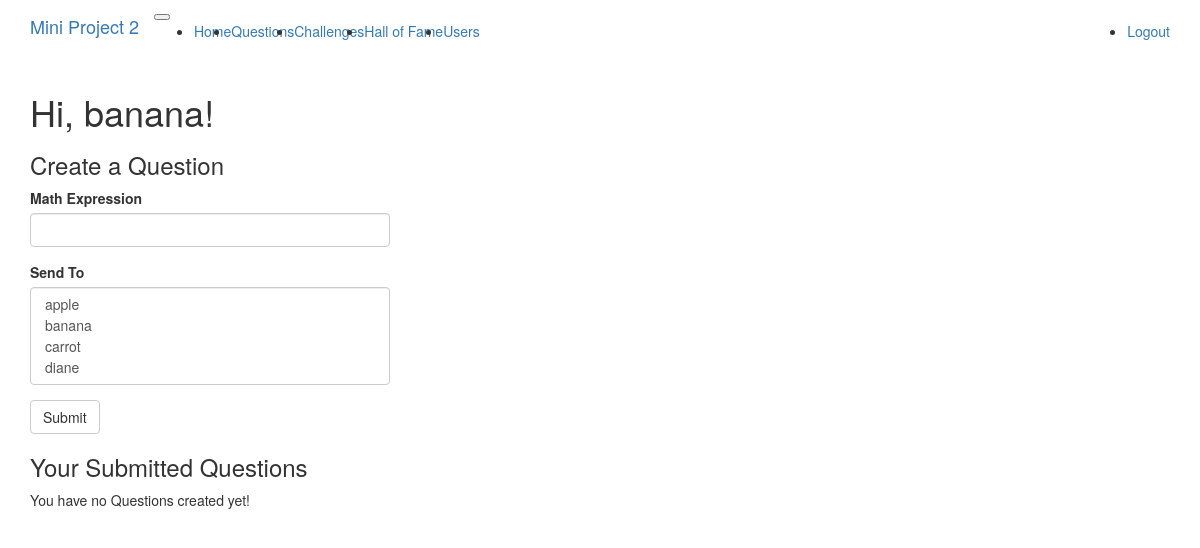
/questions (signed in), run on an earlier commit of the app's database.
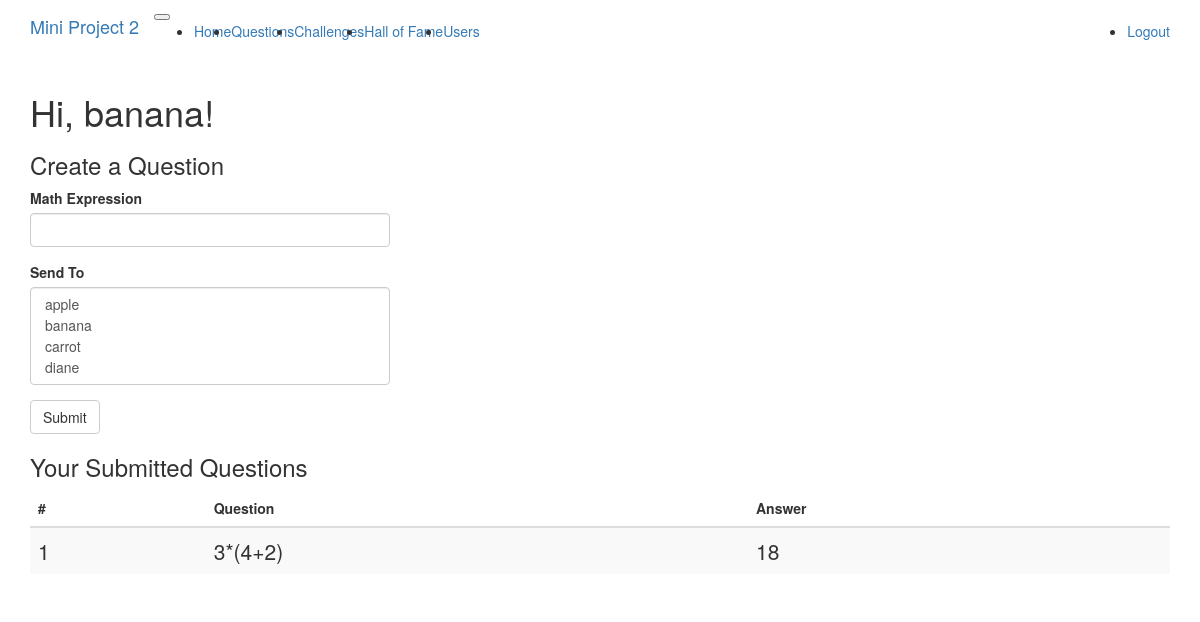
And on a later commit of the database.
### app/models.py (models this page shows, shortened)
class User(UserMixin, db.Model):
	__tablename__ = 'user'
	id = db.Column(db.Integer, primary_key=True)
	username = db.Column(db.String(64), index=True, unique=True)
	password_hash = db.Column(db.String(128))
	questions = db.relationship('Question', backref='from_user',
								lazy='dynamic')
	challenges = db.relationship('Challenge', secondary=association_table,
								backref=db.backref('to_user'),
								lazy='dynamic')
	records = db.relationship('TimeRecord',
								backref=db.backref('user_challenge'),
								lazy='dynamic')

class Question(db.Model):
	__tablename__ = 'question'
	id = db.Column(db.Integer, primary_key=True)
	expression = db.Column(db.String(255))
	answer = db.Column(db.Integer)
	author = db.Column(db.Integer, db.ForeignKey('user.id'))
	challenge = db.relationship("Challenge", uselist=False, back_populates="question")

### app/routes.py (the view, shortened to what this page needs)
@application.route('/questions', methods=['GET','POST'])
@login_required
def questions():
	questions = current_user.questions.all()
	form = CreateQuestionForm()
	users = User.query.all()
	userlist = [(u.username, u.username) for u in users]
	form.assign_to.choices=userlist
	return render_template('questions.html', title='Questions',
							user=current_user,
							questions=questions,
							form=form)

### app/forms.py
class CreateQuestionForm(FlaskForm):
	expression = StringField('Math Expression', validators=[DataRequired()])
	assign_to = SelectMultipleField('Send To', validators=[DataRequired()])
	submit = SubmitField('Submit')

### app/models.py (called while the page is built)
@login.user_loader
def load_user(id):
	return User.query.get(int(id))

### app/templates/questions.html
{% extends "base.html" %}
{% import "bootstrap/wtf.html" as wtf %}
{% block app_content %}
<h1 class="display-1">Hi, {{ user.username }}!</h1>
<h3 class="display-3">Create a Question</h3>
 <div class="row">
        <div class="col-md-4">
            {{ wtf.quick_form(form)}}
        </div>
  </div>
<h3>Your Submitted Questions</h3>
{% if questions %}
<table class="table table-striped">
  <thead>
    <tr>
      <th scope="col">#</th>
      <th scope="col">Question</th>
      <th scope="col">Answer</th>
    </tr>
  </thead>
  <tbody>
  {% for idx in range(questions|length) %}
  	<tr>
      <th scope="row" class="lead">{{ idx+1 }}</th>
      <td class="lead">{{ questions[idx].expression }}</td>
      <td class="lead">{{ questions[idx].answer }}</td>
    </tr>
  {% endfor %}
  </tbody>
</table>
{% else %}
	<p>You have no Questions created yet!</p>
{% endif %}
{% endblock %}

### app/templates/base.html (shortened to what this page needs)
{% extends "bootstrap/base.html" %}
{% block navbar %}
  <nav class="navbar  navbar-expand-lg navbar-light bg-light">
    <div class="container">
        <a class="navbar-brand" href="{{ url_for('index') }}">Mini Project 2</a>
        <button type="button" class="navbar-toggler" data-toggle="collapse" data-target="#bs-example-navbar-collapse-1">
        </button>
      <div class="collapse navbar-collapse" id="bs-example-navbar-collapse-1">
        <ul class="navbar-nav mr-auto">
          <li class="nav-item"><a class="nav-link" href="{{ url_for('index') }}">Home</a></li>
          <li class="nav-item"><a class="nav-link" href="{{ url_for('questions') }}">Questions</a></li>
          <li class="nav-item"><a class="nav-link" href="{{ url_for('challenges') }}">Challenges</a></li>
          <li class="nav-item"><a class="nav-link" href="{{ url_for('halloffame') }}">Hall of Fame</a></li>
          <li class="nav-item"><a class="nav-link" href="{{ url_for('users') }}">Users</a></li>
        </ul>
        <ul class="navbar-nav navbar-right">
          {% if current_user.is_anonymous %}
          <li class="nav-item"><a class="nav-link" href="{{ url_for('login') }}">Login</a></li>
          {% else %}
          <li class="nav-item"><a class="nav-link" href="{{ url_for('logout') }}">Logout</a></li>
          {% endif %}
        </ul>
      </div>
    </div>
  </nav>
{% endblock %}
{% block content %}
  <div class="container">
    {% block app_content %}{% endblock %}
  </div>
{% endblock %}

What changed in the data, as far as the page shows it:
added Question: expression "3*(4+2)", answer "18"
Also different on the page:
text no longer shown: "You have no Questions created yet!"
text now shown: "# Question Answer"
new list line: "1"
